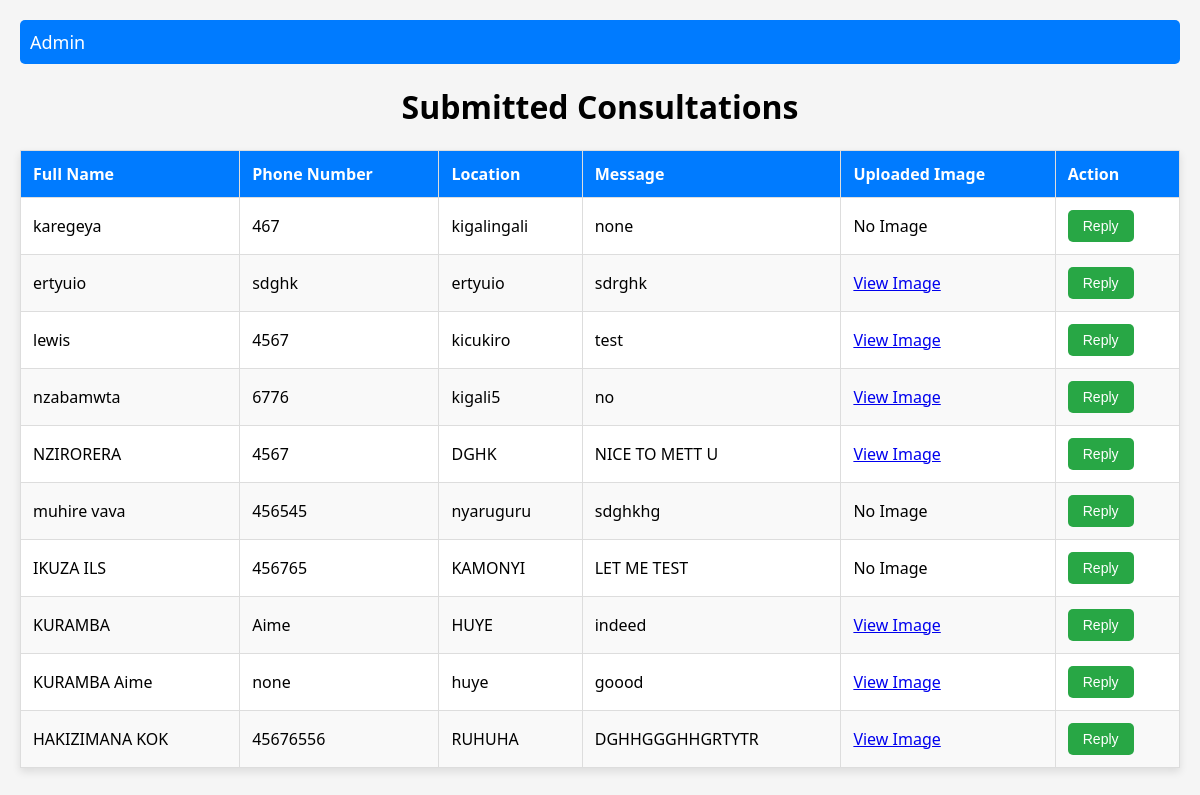
Screenshot of /consultations/ with the database file from the repository.
### goathubapp/models.py (models this page shows, shortened)
class VetConsultation(models.Model):
    consultation_id = models.AutoField(primary_key=True)  # Custom consultation ID
    full_name = models.CharField(max_length=100)
    phone_number = models.CharField(max_length=15)
    location = models.CharField(max_length=100)
    message = models.TextField()
    image = models.ImageField(upload_to='uploads/', blank=True, null=True)  # Optional image field
    created_at = models.DateTimeField(auto_now_add=True)  # Timestamp of when the consultation was created

### goathubapp/views.py (the view)
# urls.py: path('consultations/', views.consultations, name='consultations'),
def consultations(request):
    consultations = VetConsultation.objects.all()
    return render(request, 'consultations.html', {'consultations': consultations})

### goathubapp/templates/consultations.html (shortened to what this page needs)
<!DOCTYPE html>
<html lang="en">
<head>
    {% load static %}
</head>
<body>
    <div class="navbar">
        <a href="{% url 'adminHub' %}">Admin</a>
    </div>
    <h1 class="center">Submitted Consultations</h1>
    <table>
        <thead>
            <tr>
                <th>Full Name</th>
                <th>Phone Number</th>
                <th>Location</th>
                <th>Message</th>
                <th>Uploaded Image</th>
                <th>Action</th>
            </tr>
        </thead>
        <tbody>
            {% for consultation in consultations %}
            <tr>
                <td>{{ consultation.full_name }}</td>
                <td>{{ consultation.phone_number }}</td>
                <td>{{ consultation.location }}</td>
                <td>{{ consultation.message }}</td>
                <td>
                    {% if consultation.image %}
                        <a href="{{ consultation.image.url }}" target="_blank">View Image</a>
                    {% else %}
                        No Image
                    {% endif %}
                </td>
                <td>
                    <button class="reply-button" data-name="{{ consultation.full_name }}" data-id="{{ consultation.consultation_id }}">Reply</button>
                </td>
            </tr>
            {% empty %}
            <tr>
                <td colspan="6" class="center">No consultations available.</td>
            </tr>
            {% endfor %}
        </tbody>
    </table>
</body>
</html>

### goathubapp/templates/consultations.html (style rules this page uses)
body { font-family: 'Segoe UI', Tahoma, Geneva, Verdana, sans-serif; background: #f5f5f5; margin: 0; padding: 20px; }
.navbar { background-color: #007bff; padding: 10px; border-radius: 5px; margin-bottom: 20px; }
.navbar a { color: white; text-decoration: none; font-size: 18px; margin-right: 20px; }
table { width: 100%; border-collapse: collapse; margin: 20px 0; background: #ffffff; box-shadow: 0 4px 8px rgba(0, 0, 0, 0.1); }
th, td { padding: 12px; border: 1px solid #ddd; text-align: left; }
th { background: #007bff; color: white; font-weight: bold; }
tr:nth-child(even) { background: #f9f9f9; }
.reply-button { background-color: #28a745; color: white; padding: 8px 15px; border: none; border-radius: 5px; font-size: 14px; cursor: pointer; transition: background-color 0.3s, transform 0.2s; }
.center { text-align: center; }

### rows the page displays
VetConsultation: full_name "karegeya", phone_number "467", location "kigalingali", message "none", image "No Image"
VetConsultation: full_name "ertyuio", phone_number "sdghk", location "ertyuio", message "sdrghk"
VetConsultation: full_name "lewis", phone_number "4567", location "kicukiro", message "test"
VetConsultation: full_name "nzabamwta", phone_number "6776", location "kigali5", message "no"
VetConsultation: full_name "NZIRORERA", phone_number "4567", location "DGHK", message "NICE TO METT U"
VetConsultation: full_name "muhire vava", phone_number "456545", location "nyaruguru", message "sdghkhg", image "No Image"
VetConsultation: full_name "IKUZA ILS", phone_number "456765", location "KAMONYI", message "LET ME TEST", image "No Image"
VetConsultation: full_name "KURAMBA", phone_number "Aime", location "HUYE", message "indeed"
VetConsultation: full_name "KURAMBA Aime", phone_number "none", location "huye", message "goood"
VetConsultation: full_name "HAKIZIMANA KOK", phone_number "45676556", location "RUHUHA", message "DGHHGGGHHGRTYTR"
